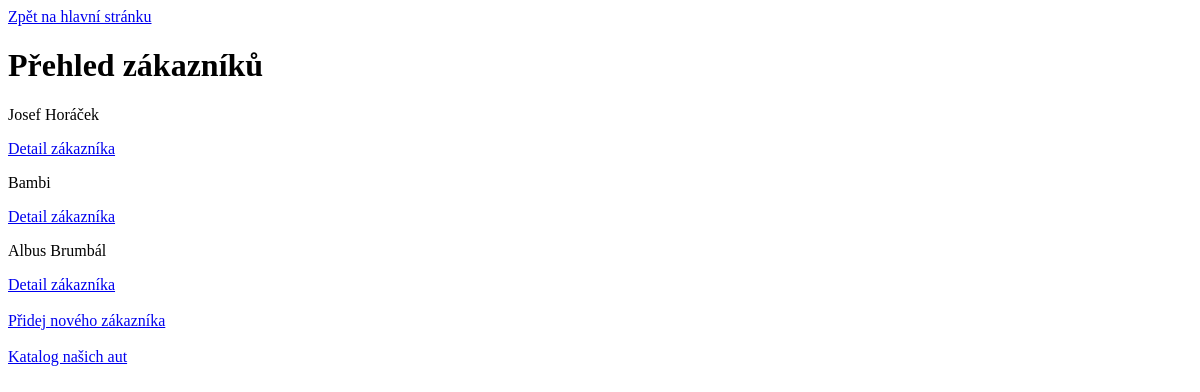
Before: /katalog/zakaznici/ with the older database file.
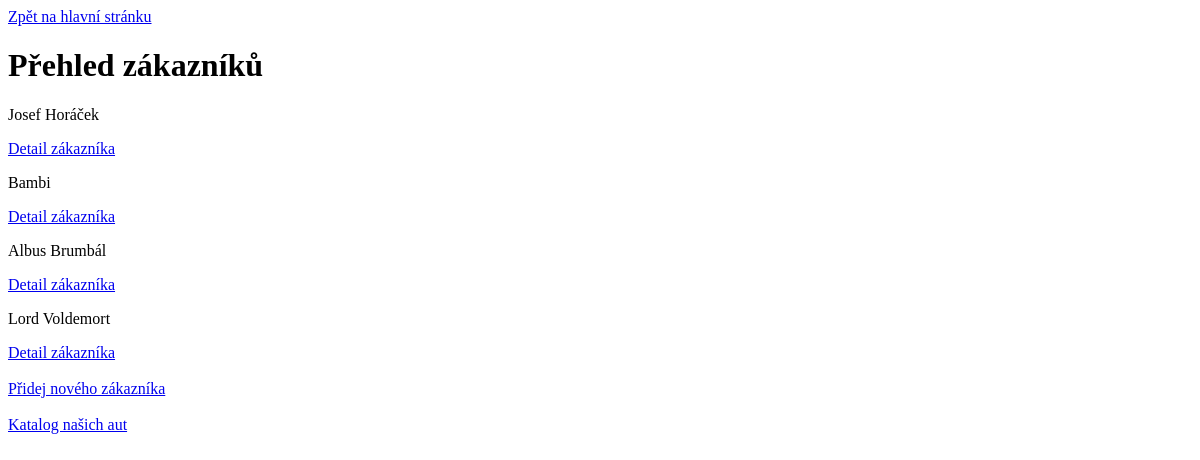
After: the same page with the newer database file.
### katalog/models.py (models this page shows)
class Zakaznik(models.Model):
    jmenoprijm = models.CharField(max_length=100)
    ridicprukaz = models.CharField(max_length=50)
    datumnaroz = models.DateField()
    vypujcka = models.ForeignKey("Vypujcka", on_delete=models.SET_NULL, null=True)

### katalog/views.py (the view)
# urls.py: path('zakaznici/', views.PrehledZakaznikuView.as_view(), name='zakaznici'),
class PrehledZakaznikuView(ListView):
    model = models.Zakaznik
    template_name = "katalog/prehled_zakazniku.html"

### katalog/templates/katalog/prehled_zakazniku.html (shortened to what this page needs)
<!DOCTYPE html>
<html lang="en">
<head>
</head>
<body>
<a href="{% url 'katalog' %}">Zpět na hlavní stránku</a>
<h1>Přehled zákazníků</h1>
{% for zakaznik in object_list %}
<p>{{zakaznik.jmenoprijm}}</p>
<a href="{% url 'zakaznik' zakaznik.pk %}">Detail zákazníka</a>
{% endfor %}
<br> <br>
<a href="{% url 'pridej_zakaznika' %}">Přidej nového zákazníka</a>
<br> <br>
<a href="{% url 'auta' %}">Katalog našich aut</a>
</body>
</html>

Changed rows visible on the page:
added Zakaznik: jmenoprijm "Lord Voldemort"
